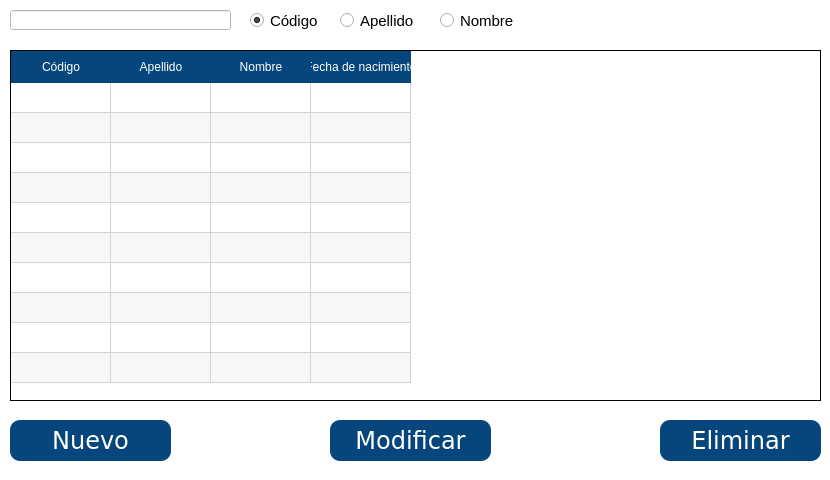
<?xml version="1.0" encoding="UTF-8"?>
<ui version="4.0">
 <class>Dialog</class>
 <widget class="QDialog" name="Dialog">
  <property name="windowModality">
   <enum>Qt::WindowModal</enum>
  </property>
  <property name="geometry">
   <rect>
    <x>0</x>
    <y>0</y>
    <width>830</width>
    <height>480</height>
   </rect>
  </property>
  <property name="minimumSize">
   <size>
    <width>830</width>
    <height>480</height>
   </size>
  </property>
  <property name="maximumSize">
   <size>
    <width>830</width>
    <height>480</height>
   </size>
  </property>
  <property name="windowTitle">
   <string>Profesores</string>
  </property>
  <property name="styleSheet">
   <string notr="true">background-color: rgb(255, 255, 255);</string>
  </property>
  <property name="modal">
   <bool>true</bool>
  </property>
  <widget class="QRadioButton" name="radioButton_codigo">
   <property name="geometry">
    <rect>
     <x>250</x>
     <y>10</y>
     <width>81</width>
     <height>21</height>
    </rect>
   </property>
   <property name="font">
    <font>
     <family>Tahoma</family>
     <pointsize>11</pointsize>
    </font>
   </property>
   <property name="text">
    <string>Código</string>
   </property>
   <property name="checked">
    <bool>true</bool>
   </property>
  </widget>
  <widget class="QRadioButton" name="radioButton_nombre">
   <property name="geometry">
    <rect>
     <x>440</x>
     <y>10</y>
     <width>82</width>
     <height>21</height>
    </rect>
   </property>
   <property name="font">
    <font>
     <family>Tahoma</family>
     <pointsize>11</pointsize>
    </font>
   </property>
   <property name="text">
    <string>Nombre</string>
   </property>
  </widget>
  <widget class="QPushButton" name="bt_eliminar">
   <property name="geometry">
    <rect>
     <x>660</x>
     <y>420</y>
     <width>161</width>
     <height>41</height>
    </rect>
   </property>
   <property name="font">
    <font>
     <family>Verdana</family>
     <pointsize>18</pointsize>
     <weight>50</weight>
     <italic>false</italic>
     <bold>false</bold>
    </font>
   </property>
   <property name="focusPolicy">
    <enum>Qt::NoFocus</enum>
   </property>
   <property name="styleSheet">
    <string notr="true">background-color: rgb(7, 70, 124);
font: 18pt &quot;Verdana&quot;;
border-radius: 10px;
color: rgb(255, 255, 255);</string>
   </property>
   <property name="text">
    <string>Eliminar</string>
   </property>
   <property name="autoDefault">
    <bool>false</bool>
   </property>
   <property name="default">
    <bool>false</bool>
   </property>
   <property name="flat">
    <bool>false</bool>
   </property>
  </widget>
  <widget class="QTableWidget" name="tableWidget">
   <property name="geometry">
    <rect>
     <x>10</x>
     <y>50</y>
     <width>811</width>
     <height>351</height>
    </rect>
   </property>
   <property name="font">
    <font>
     <family>Verdana</family>
     <pointsize>11</pointsize>
     <weight>50</weight>
     <italic>false</italic>
     <bold>false</bold>
    </font>
   </property>
   <property name="focusPolicy">
    <enum>Qt::StrongFocus</enum>
   </property>
   <property name="styleSheet">
    <string notr="true">QHeaderView::section {
    background-color:  rgb(7, 70, 124);
	color: rgb(255, 255, 255);
	font: 12pt &quot;Verdana&quot;;
    border: 0px solid #ff0000;
    height: 32px;
}

QTableWidget {
	font: 11pt &quot;Verdana&quot;;
    border: 1px solid;
}

QTableWidget::item{
    selection-background-color: rgb(7, 70, 124);
	selection-color: rgb(255, 255, 255);
}
</string>
   </property>
   <property name="autoScroll">
    <bool>true</bool>
   </property>
   <property name="editTriggers">
    <set>QAbstractItemView::NoEditTriggers</set>
   </property>
   <property name="tabKeyNavigation">
    <bool>false</bool>
   </property>
   <property name="showDropIndicator" stdset="0">
    <bool>true</bool>
   </property>
   <property name="dragEnabled">
    <bool>false</bool>
   </property>
   <property name="dragDropOverwriteMode">
    <bool>true</bool>
   </property>
   <property name="alternatingRowColors">
    <bool>true</bool>
   </property>
   <property name="selectionMode">
    <enum>QAbstractItemView::SingleSelection</enum>
   </property>
   <property name="selectionBehavior">
    <enum>QAbstractItemView::SelectRows</enum>
   </property>
   <property name="textElideMode">
    <enum>Qt::ElideRight</enum>
   </property>
   <property name="showGrid">
    <bool>true</bool>
   </property>
   <property name="gridStyle">
    <enum>Qt::SolidLine</enum>
   </property>
   <property name="wordWrap">
    <bool>true</bool>
   </property>
   <property name="cornerButtonEnabled">
    <bool>true</bool>
   </property>
   <property name="rowCount">
    <number>10</number>
   </property>
   <property name="columnCount">
    <number>4</number>
   </property>
   <attribute name="horizontalHeaderVisible">
    <bool>true</bool>
   </attribute>
   <attribute name="horizontalHeaderCascadingSectionResizes">
    <bool>false</bool>
   </attribute>
   <attribute name="horizontalHeaderHighlightSections">
    <bool>false</bool>
   </attribute>
   <attribute name="horizontalHeaderShowSortIndicator" stdset="0">
    <bool>false</bool>
   </attribute>
   <attribute name="horizontalHeaderStretchLastSection">
    <bool>false</bool>
   </attribute>
   <attribute name="verticalHeaderVisible">
    <bool>false</bool>
   </attribute>
   <attribute name="verticalHeaderHighlightSections">
    <bool>true</bool>
   </attribute>
   <row/>
   <row/>
   <row/>
   <row/>
   <row/>
   <row/>
   <row/>
   <row/>
   <row/>
   <row/>
   <column>
    <property name="text">
     <string>Código</string>
    </property>
   </column>
   <column>
    <property name="text">
     <string>Apellido</string>
    </property>
   </column>
   <column>
    <property name="text">
     <string>Nombre</string>
    </property>
   </column>
   <column>
    <property name="text">
     <string>Fecha de nacimiento</string>
    </property>
   </column>
   <item row="0" column="0">
    <property name="text">
     <string/>
    </property>
   </item>
   <item row="0" column="1">
    <property name="text">
     <string/>
    </property>
   </item>
   <item row="0" column="2">
    <property name="text">
     <string/>
    </property>
   </item>
  </widget>
  <widget class="QLineEdit" name="tx_buscar">
   <property name="geometry">
    <rect>
     <x>10</x>
     <y>10</y>
     <width>221</width>
     <height>20</height>
    </rect>
   </property>
   <property name="font">
    <font>
     <family>Tahoma</family>
     <pointsize>11</pointsize>
    </font>
   </property>
  </widget>
  <widget class="QRadioButton" name="radioButton_apellido">
   <property name="geometry">
    <rect>
     <x>340</x>
     <y>10</y>
     <width>82</width>
     <height>21</height>
    </rect>
   </property>
   <property name="font">
    <font>
     <family>Tahoma</family>
     <pointsize>11</pointsize>
    </font>
   </property>
   <property name="text">
    <string>Apellido</string>
   </property>
  </widget>
  <widget class="QPushButton" name="bt_modificar">
   <property name="geometry">
    <rect>
     <x>330</x>
     <y>420</y>
     <width>161</width>
     <height>41</height>
    </rect>
   </property>
   <property name="font">
    <font>
     <family>Verdana</family>
     <pointsize>18</pointsize>
     <weight>50</weight>
     <italic>false</italic>
     <bold>false</bold>
    </font>
   </property>
   <property name="focusPolicy">
    <enum>Qt::NoFocus</enum>
   </property>
   <property name="styleSheet">
    <string notr="true">background-color: rgb(7, 70, 124);
font: 18pt &quot;Verdana&quot;;
border-radius: 10px;
color: rgb(255, 255, 255);</string>
   </property>
   <property name="text">
    <string>Modificar</string>
   </property>
   <property name="autoDefault">
    <bool>false</bool>
   </property>
   <property name="default">
    <bool>false</bool>
   </property>
   <property name="flat">
    <bool>false</bool>
   </property>
  </widget>
  <widget class="QPushButton" name="bt_nuevo">
   <property name="geometry">
    <rect>
     <x>10</x>
     <y>420</y>
     <width>161</width>
     <height>41</height>
    </rect>
   </property>
   <property name="font">
    <font>
     <family>Verdana</family>
     <pointsize>18</pointsize>
     <weight>50</weight>
     <italic>false</italic>
     <bold>false</bold>
    </font>
   </property>
   <property name="focusPolicy">
    <enum>Qt::NoFocus</enum>
   </property>
   <property name="styleSheet">
    <string notr="true">background-color: rgb(7, 70, 124);
font: 18pt &quot;Verdana&quot;;
border-radius: 10px;
color: rgb(255, 255, 255);</string>
   </property>
   <property name="text">
    <string>Nuevo</string>
   </property>
   <property name="autoDefault">
    <bool>false</bool>
   </property>
   <property name="default">
    <bool>false</bool>
   </property>
   <property name="flat">
    <bool>false</bool>
   </property>
  </widget>
 </widget>
 <tabstops>
  <tabstop>tx_buscar</tabstop>
  <tabstop>radioButton_codigo</tabstop>
  <tabstop>radioButton_apellido</tabstop>
  <tabstop>radioButton_nombre</tabstop>
  <tabstop>tableWidget</tabstop>
 </tabstops>
 <resources/>
 <connections/>
</ui>
